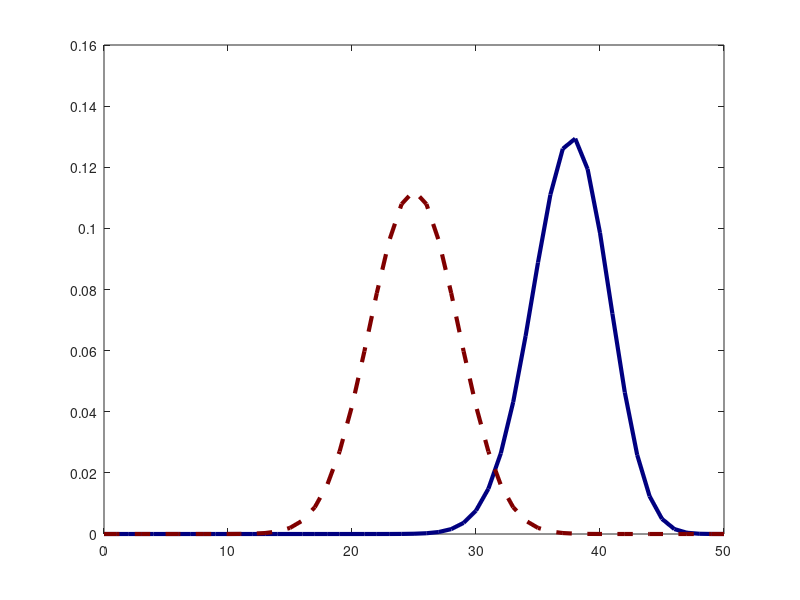

Write the MATLAB code that produced this figure. (Note: this script raises an error after producing the figure.)
% This script graphs the Athena tails in the first round
%---
% Required input is
%       p: winner fraction
%       n1: size of first draw
%       k1: winner ballots in sample
%---

%----Input
p = 0.75; % Announced winner fraction, denoted x in README
n1 = 50; % Ballots drawn in round 1
k1 = 32; % winner ballots in sample

%----Computations
margin = 2*p-1;

%----Begin graphs

% Name colors
maroon = [0.5 0 0];
navy = [0 0 0.5];
dull_green = [0 0.6 0];

% Binomial for the announced election 
first_plot = plot((0:n1), binopdf((0:n1),n1,p), 'Color', navy, 'LineWidth', 3);
hold
% Binomial for a tie
second_plot = plot((0:n1), binopdf((0:n1),n1,0.5), '--', ...
    'Color', maroon, 'LineWidth', 3);

% Draw vertical line at k1 and label it
xl = xline(k1, '-.', {sprintf('$k_1$=%d', k1)}, 'Interpreter', 'latex');
xl.LineWidth=1;
xl.FontSize=14;
xl.LabelVerticalAlignment='middle';

% Draw corresponding horizontal lines where vertical line crosses each of 
% the two curves and label
yl1 = yline(binopdf(k1,n1,p), ':', ...
    {sprintf('Prob($k_1$ = %d $\\mid$ margin = %1.1f) = %1.4f', k1, margin, binopdf(k1,n1,p))}, 'Interpreter', 'latex');
yl1.LineWidth=2;
yl1.FontSize=14;
yl1.LabelHorizontalAlignment='left';

yl2 = yline(binopdf(k1,n1,0.5), ':', ...
    {sprintf('Prob($k_1$ = %d $\\mid$ margin = 0) = %1.4f', k1, binopdf(k1,n1,0.5))}, 'Interpreter', 'latex');
yl2.LineWidth=2;
yl2.FontSize = 14;
yl2.LabelHorizontalAlignment='left';

% Label axes
xlabel('Number of winner ballots in first round, $k_1$', 'FontSize', 14, 'Interpreter', 'latex')
ylabel('Probability', 'FontSize', 14)
title(sprintf('Probability as a function of winner ballots; $n_1$ = %d', n1), 'FontSize', 16, 'Interpreter', 'latex') 

% Color tails
patch_label1 = patch([(k1:n1), fliplr((k1:n1))], ...
    [binopdf((k1:n1),n1,p), fliplr(zeros(1,n1-k1+1))], navy, 'FaceAlpha', 0.25);
patch_label2 = patch([(k1:n1), fliplr((k1:n1))], ...
    [binopdf((k1:n1),n1,0.5), fliplr(zeros(1,n1-k1+1))], maroon);

% Legend
legend(vertcat(first_plot, second_plot, patch_label1, patch_label2), ...
    sprintf('Election with margin = %1.1f', margin), 'Tied election', ...
    sprintf('Tail for election with margin = %1.1f', margin), ...
    sprintf('Tail for tied election'), ...
    'Location', 'NorthWest', 'FontSize', 14);

